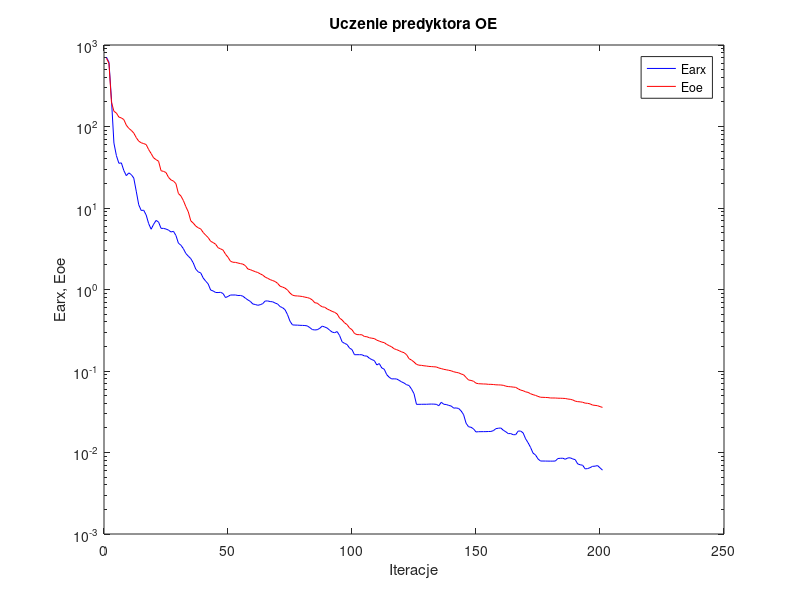
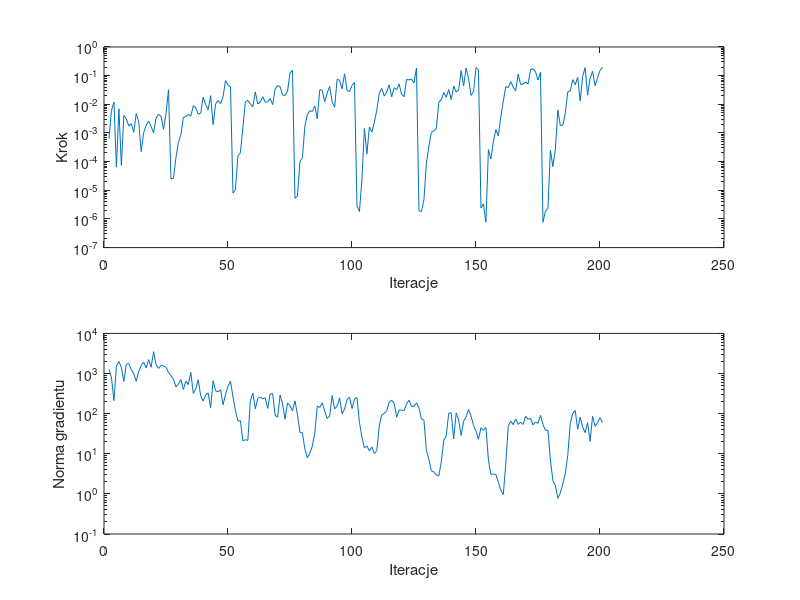

These figures' MATLAB source, in order:
%uczenie predyktora oe
clear all;
n=0; farx(n+1)=7.060737e+002; foe(n+1)=6.870841e+002; wspucz(n+1)=0.000000e+000; ng(n+1)=0.000000e+000;
%odnowa zmiennej metryki
n=1; farx(n+1)=6.151013e+002; foe(n+1)=5.942756e+002; krok(n+1)=6.277808e-004; ng(n+1)=1.272588e+003;
n=2; farx(n+1)=2.161939e+002; foe(n+1)=1.995129e+002; krok(n+1)=5.999763e-003; ng(n+1)=8.047944e+002;
n=3; farx(n+1)=6.255865e+001; foe(n+1)=1.538625e+002; krok(n+1)=1.193441e-002; ng(n+1)=2.123785e+002;
n=4; farx(n+1)=4.393634e+001; foe(n+1)=1.461544e+002; krok(n+1)=6.408173e-005; ng(n+1)=1.528850e+003;
n=5; farx(n+1)=3.536328e+001; foe(n+1)=1.304361e+002; krok(n+1)=6.947618e-003; ng(n+1)=2.003055e+003;
n=6; farx(n+1)=3.578247e+001; foe(n+1)=1.274235e+002; krok(n+1)=7.403769e-005; ng(n+1)=1.415259e+003;
n=7; farx(n+1)=2.877562e+001; foe(n+1)=1.215757e+002; krok(n+1)=4.036613e-003; ng(n+1)=6.360252e+002;
n=8; farx(n+1)=2.494671e+001; foe(n+1)=1.037746e+002; krok(n+1)=3.096185e-003; ng(n+1)=1.710961e+003;
n=9; farx(n+1)=2.697654e+001; foe(n+1)=9.491896e+001; krok(n+1)=1.757317e-003; ng(n+1)=1.765546e+003;
n=10; farx(n+1)=2.568836e+001; foe(n+1)=8.962963e+001; krok(n+1)=2.090079e-003; ng(n+1)=1.255140e+003;
n=11; farx(n+1)=2.330996e+001; foe(n+1)=8.309956e+001; krok(n+1)=1.052624e-003; ng(n+1)=9.868493e+002;
n=12; farx(n+1)=1.608120e+001; foe(n+1)=7.310200e+001; krok(n+1)=4.756638e-003; ng(n+1)=6.430047e+002;
n=13; farx(n+1)=1.095883e+001; foe(n+1)=6.611667e+001; krok(n+1)=2.431442e-003; ng(n+1)=1.131900e+003;
n=14; farx(n+1)=9.326748e+000; foe(n+1)=6.314688e+001; krok(n+1)=2.247399e-004; ng(n+1)=1.587260e+003;
n=15; farx(n+1)=9.394998e+000; foe(n+1)=6.171192e+001; krok(n+1)=1.019412e-003; ng(n+1)=1.929457e+003;
n=16; farx(n+1)=8.203764e+000; foe(n+1)=6.007547e+001; krok(n+1)=1.863415e-003; ng(n+1)=1.382630e+003;
n=17; farx(n+1)=6.438398e+000; foe(n+1)=5.211916e+001; krok(n+1)=2.593399e-003; ng(n+1)=2.214651e+003;
n=18; farx(n+1)=5.488879e+000; foe(n+1)=4.662506e+001; krok(n+1)=1.713251e-003; ng(n+1)=1.427885e+003;
n=19; farx(n+1)=6.310002e+000; foe(n+1)=4.125677e+001; krok(n+1)=1.006932e-003; ng(n+1)=3.516677e+003;
n=20; farx(n+1)=7.043807e+000; foe(n+1)=3.920932e+001; krok(n+1)=3.334617e-003; ng(n+1)=1.653925e+003;
n=21; farx(n+1)=6.721179e+000; foe(n+1)=3.747192e+001; krok(n+1)=4.464102e-003; ng(n+1)=1.345151e+003;
n=22; farx(n+1)=5.629123e+000; foe(n+1)=2.866489e+001; krok(n+1)=3.830473e-003; ng(n+1)=1.586701e+003;
n=23; farx(n+1)=5.619765e+000; foe(n+1)=2.813494e+001; krok(n+1)=1.350179e-003; ng(n+1)=1.543732e+003;
n=24; farx(n+1)=5.519550e+000; foe(n+1)=2.725043e+001; krok(n+1)=4.633998e-003; ng(n+1)=1.439908e+003;
n=25; farx(n+1)=5.358955e+000; foe(n+1)=2.378809e+001; krok(n+1)=3.230408e-002; ng(n+1)=1.063213e+003;
%odnowa zmiennej metryki
n=26; farx(n+1)=5.079419e+000; foe(n+1)=2.212472e+001; krok(n+1)=2.509886e-005; ng(n+1)=8.834097e+002;
n=27; farx(n+1)=5.177262e+000; foe(n+1)=2.141443e+001; krok(n+1)=2.605170e-005; ng(n+1)=7.239235e+002;
n=28; farx(n+1)=4.603312e+000; foe(n+1)=1.989940e+001; krok(n+1)=1.366331e-004; ng(n+1)=4.648749e+002;
n=29; farx(n+1)=3.704136e+000; foe(n+1)=1.505808e+001; krok(n+1)=4.674935e-004; ng(n+1)=5.393550e+002;
n=30; farx(n+1)=3.496199e+000; foe(n+1)=1.405338e+001; krok(n+1)=8.759836e-004; ng(n+1)=7.081411e+002;
n=31; farx(n+1)=3.171304e+000; foe(n+1)=1.236345e+001; krok(n+1)=3.475168e-003; ng(n+1)=4.006543e+002;
n=32; farx(n+1)=2.766719e+000; foe(n+1)=1.039577e+001; krok(n+1)=3.765398e-003; ng(n+1)=6.438273e+002;
n=33; farx(n+1)=2.563722e+000; foe(n+1)=8.948165e+000; krok(n+1)=4.464102e-003; ng(n+1)=5.290296e+002;
n=34; farx(n+1)=2.391884e+000; foe(n+1)=6.954571e+000; krok(n+1)=3.840117e-003; ng(n+1)=1.065928e+003;
n=35; farx(n+1)=2.117713e+000; foe(n+1)=6.527035e+000; krok(n+1)=8.891335e-003; ng(n+1)=3.202157e+002;
n=36; farx(n+1)=1.779431e+000; foe(n+1)=5.999354e+000; krok(n+1)=7.632150e-003; ng(n+1)=4.133388e+002;
n=37; farx(n+1)=1.645275e+000; foe(n+1)=5.717830e+000; krok(n+1)=4.494346e-003; ng(n+1)=7.007676e+002;
n=38; farx(n+1)=1.598618e+000; foe(n+1)=5.536497e+000; krok(n+1)=4.947325e-003; ng(n+1)=2.739581e+002;
n=39; farx(n+1)=1.384231e+000; foe(n+1)=5.007400e+000; krok(n+1)=1.779884e-002; ng(n+1)=2.063647e+002;
n=40; farx(n+1)=1.266673e+000; foe(n+1)=4.642252e+000; krok(n+1)=9.677825e-003; ng(n+1)=2.911086e+002;
n=41; farx(n+1)=1.170790e+000; foe(n+1)=4.340070e+000; krok(n+1)=6.543079e-003; ng(n+1)=3.280349e+002;
n=42; farx(n+1)=9.852959e-001; foe(n+1)=3.903855e+000; krok(n+1)=1.991120e-002; ng(n+1)=1.402061e+002;
n=43; farx(n+1)=9.600120e-001; foe(n+1)=3.767971e+000; krok(n+1)=1.940336e-003; ng(n+1)=6.596135e+002;
n=44; farx(n+1)=9.191509e-001; foe(n+1)=3.594869e+000; krok(n+1)=1.038769e-002; ng(n+1)=3.704874e+002;
n=45; farx(n+1)=9.175384e-001; foe(n+1)=3.255998e+000; krok(n+1)=1.360507e-002; ng(n+1)=3.522170e+002;
n=46; farx(n+1)=9.235865e-001; foe(n+1)=3.152763e+000; krok(n+1)=1.053841e-002; ng(n+1)=3.918812e+002;
n=47; farx(n+1)=8.931000e-001; foe(n+1)=3.046154e+000; krok(n+1)=1.829287e-002; ng(n+1)=1.661938e+002;
n=48; farx(n+1)=7.967025e-001; foe(n+1)=2.710295e+000; krok(n+1)=6.688253e-002; ng(n+1)=2.988325e+002;
n=49; farx(n+1)=8.216525e-001; foe(n+1)=2.486567e+000; krok(n+1)=4.739825e-002; ng(n+1)=4.751957e+002;
n=50; farx(n+1)=8.557011e-001; foe(n+1)=2.221836e+000; krok(n+1)=4.069805e-002; ng(n+1)=6.506968e+002;
%odnowa zmiennej metryki
n=51; farx(n+1)=8.558184e-001; foe(n+1)=2.159266e+000; krok(n+1)=7.895680e-006; ng(n+1)=2.624624e+002;
n=52; farx(n+1)=8.568072e-001; foe(n+1)=2.152464e+000; krok(n+1)=1.061240e-005; ng(n+1)=1.205491e+002;
n=53; farx(n+1)=8.441474e-001; foe(n+1)=2.113361e+000; krok(n+1)=1.616776e-004; ng(n+1)=6.581981e+001;
n=54; farx(n+1)=8.458157e-001; foe(n+1)=2.078949e+000; krok(n+1)=2.039564e-004; ng(n+1)=6.659944e+001;
n=55; farx(n+1)=8.276460e-001; foe(n+1)=2.046628e+000; krok(n+1)=1.564230e-003; ng(n+1)=2.109274e+001;
n=56; farx(n+1)=7.832856e-001; foe(n+1)=1.962589e+000; krok(n+1)=1.219985e-002; ng(n+1)=2.243895e+001;
n=57; farx(n+1)=7.450840e-001; foe(n+1)=1.785072e+000; krok(n+1)=1.378623e-002; ng(n+1)=2.150074e+001;
n=58; farx(n+1)=7.144803e-001; foe(n+1)=1.752173e+000; krok(n+1)=1.048565e-002; ng(n+1)=2.081077e+002;
n=59; farx(n+1)=6.641752e-001; foe(n+1)=1.700528e+000; krok(n+1)=8.180929e-003; ng(n+1)=3.267091e+002;
n=60; farx(n+1)=6.548448e-001; foe(n+1)=1.654879e+000; krok(n+1)=2.720095e-002; ng(n+1)=1.321626e+002;
n=61; farx(n+1)=6.401082e-001; foe(n+1)=1.615903e+000; krok(n+1)=1.023953e-002; ng(n+1)=2.399055e+002;
n=62; farx(n+1)=6.510744e-001; foe(n+1)=1.557089e+000; krok(n+1)=1.210728e-002; ng(n+1)=2.588881e+002;
n=63; farx(n+1)=6.708131e-001; foe(n+1)=1.502044e+000; krok(n+1)=1.851676e-002; ng(n+1)=2.349602e+002;
n=64; farx(n+1)=7.227265e-001; foe(n+1)=1.418873e+000; krok(n+1)=1.193441e-002; ng(n+1)=2.477122e+002;
n=65; farx(n+1)=7.238914e-001; foe(n+1)=1.371616e+000; krok(n+1)=1.204622e-002; ng(n+1)=1.350447e+002;
n=66; farx(n+1)=7.112289e-001; foe(n+1)=1.322499e+000; krok(n+1)=1.575380e-002; ng(n+1)=3.093766e+002;
n=67; farx(n+1)=7.065879e-001; foe(n+1)=1.287446e+000; krok(n+1)=9.832841e-003; ng(n+1)=3.128863e+002;
n=68; farx(n+1)=6.822723e-001; foe(n+1)=1.253459e+000; krok(n+1)=3.387226e-002; ng(n+1)=9.175339e+001;
n=69; farx(n+1)=6.642448e-001; foe(n+1)=1.189686e+000; krok(n+1)=4.568872e-002; ng(n+1)=8.120171e+001;
n=70; farx(n+1)=6.172464e-001; foe(n+1)=1.097533e+000; krok(n+1)=4.134280e-002; ng(n+1)=2.919402e+002;
n=71; farx(n+1)=5.985240e-001; foe(n+1)=1.071411e+000; krok(n+1)=2.118041e-002; ng(n+1)=1.745131e+002;
n=72; farx(n+1)=5.648978e-001; foe(n+1)=1.039518e+000; krok(n+1)=2.034902e-002; ng(n+1)=7.261719e+001;
n=73; farx(n+1)=4.915900e-001; foe(n+1)=9.846766e-001; krok(n+1)=2.835564e-002; ng(n+1)=1.848709e+002;
n=74; farx(n+1)=4.078575e-001; foe(n+1)=9.042725e-001; krok(n+1)=1.247419e-001; ng(n+1)=1.581685e+002;
n=75; farx(n+1)=3.677336e-001; foe(n+1)=8.525762e-001; krok(n+1)=1.541897e-001; ng(n+1)=1.173257e+002;
%odnowa zmiennej metryki
n=76; farx(n+1)=3.660590e-001; foe(n+1)=8.364792e-001; krok(n+1)=5.250665e-006; ng(n+1)=2.082689e+002;
n=77; farx(n+1)=3.653407e-001; foe(n+1)=8.334153e-001; krok(n+1)=6.176249e-006; ng(n+1)=9.549528e+001;
n=78; farx(n+1)=3.635889e-001; foe(n+1)=8.279525e-001; krok(n+1)=1.001480e-004; ng(n+1)=3.426318e+001;
n=79; farx(n+1)=3.626891e-001; foe(n+1)=8.203792e-001; krok(n+1)=1.367364e-004; ng(n+1)=3.321580e+001;
n=80; farx(n+1)=3.612639e-001; foe(n+1)=8.057463e-001; krok(n+1)=1.736904e-003; ng(n+1)=1.291731e+001;
n=81; farx(n+1)=3.573986e-001; foe(n+1)=7.963845e-001; krok(n+1)=4.315901e-003; ng(n+1)=7.919944e+000;
n=82; farx(n+1)=3.405253e-001; foe(n+1)=7.774643e-001; krok(n+1)=5.980899e-003; ng(n+1)=1.038908e+001;
n=83; farx(n+1)=3.224039e-001; foe(n+1)=7.441759e-001; krok(n+1)=5.608324e-003; ng(n+1)=1.533108e+001;
n=84; farx(n+1)=3.187340e-001; foe(n+1)=6.875804e-001; krok(n+1)=8.751130e-003; ng(n+1)=3.343514e+001;
n=85; farx(n+1)=3.212617e-001; foe(n+1)=6.799919e-001; krok(n+1)=3.141811e-003; ng(n+1)=1.562278e+002;
n=86; farx(n+1)=3.339799e-001; foe(n+1)=6.404749e-001; krok(n+1)=3.234070e-002; ng(n+1)=1.414540e+002;
n=87; farx(n+1)=3.557655e-001; foe(n+1)=6.129302e-001; krok(n+1)=3.081734e-002; ng(n+1)=1.872813e+002;
n=88; farx(n+1)=3.463357e-001; foe(n+1)=6.058029e-001; krok(n+1)=1.238474e-002; ng(n+1)=1.151600e+002;
n=89; farx(n+1)=3.366884e-001; foe(n+1)=5.770760e-001; krok(n+1)=2.477353e-002; ng(n+1)=7.580833e+001;
n=90; farx(n+1)=3.166462e-001; foe(n+1)=5.578170e-001; krok(n+1)=4.254539e-002; ng(n+1)=8.733904e+001;
n=91; farx(n+1)=3.002094e-001; foe(n+1)=5.392057e-001; krok(n+1)=1.209242e-002; ng(n+1)=2.826360e+002;
n=92; farx(n+1)=2.950116e-001; foe(n+1)=5.242148e-001; krok(n+1)=7.883344e-003; ng(n+1)=1.312170e+002;
n=93; farx(n+1)=3.045529e-001; foe(n+1)=5.014695e-001; krok(n+1)=7.445763e-002; ng(n+1)=1.545664e+002;
n=94; farx(n+1)=2.724069e-001; foe(n+1)=4.458428e-001; krok(n+1)=6.907323e-002; ng(n+1)=2.467306e+002;
n=95; farx(n+1)=2.282771e-001; foe(n+1)=4.229140e-001; krok(n+1)=3.468850e-002; ng(n+1)=9.879989e+001;
n=96; farx(n+1)=2.181891e-001; foe(n+1)=3.896846e-001; krok(n+1)=1.160291e-001; ng(n+1)=1.292428e+002;
n=97; farx(n+1)=2.115510e-001; foe(n+1)=3.712894e-001; krok(n+1)=3.045281e-002; ng(n+1)=2.217844e+002;
n=98; farx(n+1)=1.910985e-001; foe(n+1)=3.371662e-001; krok(n+1)=2.779047e-002; ng(n+1)=2.573394e+002;
n=99; farx(n+1)=1.830869e-001; foe(n+1)=3.211112e-001; krok(n+1)=4.544795e-002; ng(n+1)=1.339678e+002;
n=100; farx(n+1)=1.583951e-001; foe(n+1)=2.889424e-001; krok(n+1)=5.801457e-002; ng(n+1)=2.308739e+002;
%odnowa zmiennej metryki
n=101; farx(n+1)=1.585086e-001; foe(n+1)=2.796789e-001; krok(n+1)=2.926265e-006; ng(n+1)=2.515250e+002;
n=102; farx(n+1)=1.585431e-001; foe(n+1)=2.790935e-001; krok(n+1)=1.814744e-006; ng(n+1)=6.052812e+001;
n=103; farx(n+1)=1.582929e-001; foe(n+1)=2.782516e-001; krok(n+1)=2.443486e-005; ng(n+1)=2.630172e+001;
n=104; farx(n+1)=1.532027e-001; foe(n+1)=2.649701e-001; krok(n+1)=1.415702e-003; ng(n+1)=1.392150e+001;
n=105; farx(n+1)=1.523961e-001; foe(n+1)=2.632633e-001; krok(n+1)=1.851494e-004; ng(n+1)=1.576461e+001;
n=106; farx(n+1)=1.434588e-001; foe(n+1)=2.558973e-001; krok(n+1)=1.620122e-003; ng(n+1)=1.178034e+001;
n=107; farx(n+1)=1.379120e-001; foe(n+1)=2.525128e-001; krok(n+1)=1.084015e-003; ng(n+1)=1.469721e+001;
n=108; farx(n+1)=1.342569e-001; foe(n+1)=2.500094e-001; krok(n+1)=2.346492e-003; ng(n+1)=1.014394e+001;
n=109; farx(n+1)=1.185860e-001; foe(n+1)=2.388758e-001; krok(n+1)=6.227174e-003; ng(n+1)=1.198494e+001;
n=110; farx(n+1)=1.233934e-001; foe(n+1)=2.328204e-001; krok(n+1)=2.439969e-002; ng(n+1)=4.908644e+001;
n=111; farx(n+1)=1.090322e-001; foe(n+1)=2.264303e-001; krok(n+1)=3.586741e-002; ng(n+1)=9.463141e+001;
n=112; farx(n+1)=1.051836e-001; foe(n+1)=2.229897e-001; krok(n+1)=1.956815e-002; ng(n+1)=1.005433e+002;
n=113; farx(n+1)=9.021306e-002; foe(n+1)=2.118131e-001; krok(n+1)=2.672451e-002; ng(n+1)=1.178651e+002;
n=114; farx(n+1)=8.374158e-002; foe(n+1)=2.047376e-001; krok(n+1)=4.774286e-002; ng(n+1)=1.961192e+002;
n=115; farx(n+1)=7.999159e-002; foe(n+1)=1.976568e-001; krok(n+1)=1.825465e-002; ng(n+1)=2.136177e+002;
n=116; farx(n+1)=8.014948e-002; foe(n+1)=1.873964e-001; krok(n+1)=3.809184e-002; ng(n+1)=1.826541e+002;
n=117; farx(n+1)=7.982623e-002; foe(n+1)=1.828613e-001; krok(n+1)=3.221469e-002; ng(n+1)=8.137038e+001;
n=118; farx(n+1)=7.680869e-002; foe(n+1)=1.774441e-001; krok(n+1)=5.127576e-002; ng(n+1)=1.243830e+002;
n=119; farx(n+1)=7.355262e-002; foe(n+1)=1.717334e-001; krok(n+1)=2.219272e-002; ng(n+1)=1.218951e+002;
n=120; farx(n+1)=7.117967e-002; foe(n+1)=1.677677e-001; krok(n+1)=1.842644e-002; ng(n+1)=1.181264e+002;
n=121; farx(n+1)=6.782801e-002; foe(n+1)=1.585246e-001; krok(n+1)=7.302728e-002; ng(n+1)=1.729610e+002;
n=122; farx(n+1)=6.643450e-002; foe(n+1)=1.416544e-001; krok(n+1)=7.143431e-002; ng(n+1)=2.163946e+002;
n=123; farx(n+1)=5.995824e-002; foe(n+1)=1.362244e-001; krok(n+1)=7.487116e-002; ng(n+1)=1.503998e+002;
n=124; farx(n+1)=5.271833e-002; foe(n+1)=1.288865e-001; krok(n+1)=5.598693e-002; ng(n+1)=1.525659e+002;
n=125; farx(n+1)=3.896168e-002; foe(n+1)=1.206473e-001; krok(n+1)=1.845727e-001; ng(n+1)=1.854451e+002;
%odnowa zmiennej metryki
n=126; farx(n+1)=3.901922e-002; foe(n+1)=1.178220e-001; krok(n+1)=1.918938e-006; ng(n+1)=1.400404e+002;
n=127; farx(n+1)=3.904284e-002; foe(n+1)=1.173246e-001; krok(n+1)=1.829040e-006; ng(n+1)=7.358735e+001;
n=128; farx(n+1)=3.909417e-002; foe(n+1)=1.158775e-001; krok(n+1)=4.612993e-006; ng(n+1)=6.883515e+001;
n=129; farx(n+1)=3.905960e-002; foe(n+1)=1.150857e-001; krok(n+1)=8.799071e-005; ng(n+1)=1.211506e+001;
n=130; farx(n+1)=3.921901e-002; foe(n+1)=1.138445e-001; krok(n+1)=3.473499e-004; ng(n+1)=7.290417e+000;
n=131; farx(n+1)=3.929378e-002; foe(n+1)=1.133076e-001; krok(n+1)=1.050273e-003; ng(n+1)=3.790220e+000;
n=132; farx(n+1)=3.923936e-002; foe(n+1)=1.126310e-001; krok(n+1)=1.168070e-003; ng(n+1)=3.505093e+000;
n=133; farx(n+1)=3.900342e-002; foe(n+1)=1.120997e-001; krok(n+1)=1.427772e-003; ng(n+1)=2.981221e+000;
n=134; farx(n+1)=3.750029e-002; foe(n+1)=1.088730e-001; krok(n+1)=1.165868e-002; ng(n+1)=2.800750e+000;
n=135; farx(n+1)=4.134718e-002; foe(n+1)=1.070507e-001; krok(n+1)=1.473291e-002; ng(n+1)=6.315605e+000;
n=136; farx(n+1)=3.905903e-002; foe(n+1)=1.048376e-001; krok(n+1)=2.580064e-002; ng(n+1)=2.176173e+001;
n=137; farx(n+1)=3.880277e-002; foe(n+1)=1.035402e-001; krok(n+1)=1.763378e-002; ng(n+1)=2.793596e+001;
n=138; farx(n+1)=3.784050e-002; foe(n+1)=1.020407e-001; krok(n+1)=3.300845e-002; ng(n+1)=1.027447e+002;
n=139; farx(n+1)=3.718426e-002; foe(n+1)=1.005565e-001; krok(n+1)=1.464382e-002; ng(n+1)=1.053670e+002;
n=140; farx(n+1)=3.504338e-002; foe(n+1)=9.790497e-002; krok(n+1)=4.312599e-002; ng(n+1)=2.346776e+001;
n=141; farx(n+1)=3.523152e-002; foe(n+1)=9.626638e-002; krok(n+1)=2.690904e-002; ng(n+1)=1.041483e+002;
n=142; farx(n+1)=3.469171e-002; foe(n+1)=9.495111e-002; krok(n+1)=3.134015e-002; ng(n+1)=6.934756e+001;
n=143; farx(n+1)=3.237654e-002; foe(n+1)=9.199033e-002; krok(n+1)=1.492217e-001; ng(n+1)=2.860521e+001;
n=144; farx(n+1)=2.910444e-002; foe(n+1)=8.990640e-002; krok(n+1)=4.382471e-002; ng(n+1)=6.502349e+001;
n=145; farx(n+1)=2.286349e-002; foe(n+1)=8.334756e-002; krok(n+1)=1.865214e-001; ng(n+1)=8.217743e+001;
n=146; farx(n+1)=2.069178e-002; foe(n+1)=7.756942e-002; krok(n+1)=7.795080e-002; ng(n+1)=1.266715e+002;
n=147; farx(n+1)=2.039615e-002; foe(n+1)=7.662175e-002; krok(n+1)=2.024365e-002; ng(n+1)=8.813902e+001;
n=148; farx(n+1)=1.949792e-002; foe(n+1)=7.487186e-002; krok(n+1)=2.727319e-002; ng(n+1)=5.078393e+001;
n=149; farx(n+1)=1.787099e-002; foe(n+1)=7.092884e-002; krok(n+1)=1.909506e-001; ng(n+1)=3.644767e+001;
n=150; farx(n+1)=1.800027e-002; foe(n+1)=6.985377e-002; krok(n+1)=1.580662e-001; ng(n+1)=2.299907e+001;
%odnowa zmiennej metryki
n=151; farx(n+1)=1.801271e-002; foe(n+1)=6.959077e-002; krok(n+1)=2.380066e-006; ng(n+1)=4.462250e+001;
n=152; farx(n+1)=1.803139e-002; foe(n+1)=6.932398e-002; krok(n+1)=3.366585e-006; ng(n+1)=3.837161e+001;
n=153; farx(n+1)=1.803567e-002; foe(n+1)=6.921185e-002; krok(n+1)=7.699496e-007; ng(n+1)=4.504790e+001;
n=154; farx(n+1)=1.809463e-002; foe(n+1)=6.864492e-002; krok(n+1)=2.638405e-004; ng(n+1)=7.044238e+000;
n=155; farx(n+1)=1.813313e-002; foe(n+1)=6.858822e-002; krok(n+1)=1.228120e-004; ng(n+1)=3.080793e+000;
n=156; farx(n+1)=1.853358e-002; foe(n+1)=6.828129e-002; krok(n+1)=5.067685e-004; ng(n+1)=3.117148e+000;
n=157; farx(n+1)=1.960026e-002; foe(n+1)=6.770221e-002; krok(n+1)=1.310706e-003; ng(n+1)=3.044187e+000;
n=158; farx(n+1)=1.985124e-002; foe(n+1)=6.754876e-002; krok(n+1)=7.821151e-004; ng(n+1)=1.958964e+000;
n=159; farx(n+1)=1.999921e-002; foe(n+1)=6.735259e-002; krok(n+1)=3.621201e-003; ng(n+1)=1.243285e+000;
n=160; farx(n+1)=1.875129e-002; foe(n+1)=6.674123e-002; krok(n+1)=1.290032e-002; ng(n+1)=9.617721e-001;
n=161; farx(n+1)=1.798161e-002; foe(n+1)=6.520812e-002; krok(n+1)=4.171530e-002; ng(n+1)=5.565014e+000;
n=162; farx(n+1)=1.705488e-002; foe(n+1)=6.440807e-002; krok(n+1)=3.794480e-002; ng(n+1)=4.848149e+001;
n=163; farx(n+1)=1.707037e-002; foe(n+1)=6.403000e-002; krok(n+1)=6.189726e-002; ng(n+1)=6.536089e+001;
n=164; farx(n+1)=1.652936e-002; foe(n+1)=6.348082e-002; krok(n+1)=3.962827e-002; ng(n+1)=5.309717e+001;
n=165; farx(n+1)=1.654442e-002; foe(n+1)=6.302936e-002; krok(n+1)=2.946581e-002; ng(n+1)=7.390046e+001;
n=166; farx(n+1)=1.831974e-002; foe(n+1)=6.047742e-002; krok(n+1)=1.134226e-001; ng(n+1)=5.376709e+001;
n=167; farx(n+1)=1.832996e-002; foe(n+1)=5.830625e-002; krok(n+1)=4.880471e-002; ng(n+1)=6.151888e+001;
n=168; farx(n+1)=1.740069e-002; foe(n+1)=5.730114e-002; krok(n+1)=5.138140e-002; ng(n+1)=5.397826e+001;
n=169; farx(n+1)=1.473294e-002; foe(n+1)=5.546632e-002; krok(n+1)=6.073322e-002; ng(n+1)=8.600720e+001;
n=170; farx(n+1)=1.317931e-002; foe(n+1)=5.465625e-002; krok(n+1)=5.112424e-002; ng(n+1)=7.262004e+001;
n=171; farx(n+1)=1.153860e-002; foe(n+1)=5.261670e-002; krok(n+1)=1.631115e-001; ng(n+1)=7.587205e+001;
n=172; farx(n+1)=9.833509e-003; foe(n+1)=5.123006e-002; krok(n+1)=1.746541e-001; ng(n+1)=5.249645e+001;
n=173; farx(n+1)=9.326348e-003; foe(n+1)=5.018200e-002; krok(n+1)=1.362644e-001; ng(n+1)=6.203740e+001;
n=174; farx(n+1)=8.347626e-003; foe(n+1)=4.881309e-002; krok(n+1)=6.995615e-002; ng(n+1)=5.712431e+001;
n=175; farx(n+1)=7.864582e-003; foe(n+1)=4.764041e-002; krok(n+1)=1.297775e-001; ng(n+1)=9.052850e+001;
%odnowa zmiennej metryki
n=176; farx(n+1)=7.859897e-003; foe(n+1)=4.752881e-002; krok(n+1)=7.684967e-007; ng(n+1)=5.401832e+001;
n=177; farx(n+1)=7.852162e-003; foe(n+1)=4.736215e-002; krok(n+1)=1.880098e-006; ng(n+1)=3.821303e+001;
n=178; farx(n+1)=7.842283e-003; foe(n+1)=4.720195e-002; krok(n+1)=2.320674e-006; ng(n+1)=3.876887e+001;
n=179; farx(n+1)=7.834770e-003; foe(n+1)=4.667498e-002; krok(n+1)=2.533843e-004; ng(n+1)=6.990370e+000;
n=180; farx(n+1)=7.838535e-003; foe(n+1)=4.665586e-002; krok(n+1)=6.653535e-005; ng(n+1)=2.140644e+000;
n=181; farx(n+1)=7.861925e-003; foe(n+1)=4.661879e-002; krok(n+1)=2.710039e-004; ng(n+1)=1.633524e+000;
n=182; farx(n+1)=8.435674e-003; foe(n+1)=4.638168e-002; krok(n+1)=6.353015e-003; ng(n+1)=7.730831e-001;
n=183; farx(n+1)=8.488352e-003; foe(n+1)=4.631905e-002; krok(n+1)=1.810600e-003; ng(n+1)=1.050322e+000;
n=184; farx(n+1)=8.515304e-003; foe(n+1)=4.619216e-002; krok(n+1)=1.869974e-003; ng(n+1)=1.772573e+000;
n=185; farx(n+1)=8.260082e-003; foe(n+1)=4.599729e-002; krok(n+1)=4.896932e-003; ng(n+1)=3.186451e+000;
n=186; farx(n+1)=8.577978e-003; foe(n+1)=4.532379e-002; krok(n+1)=2.727640e-002; ng(n+1)=9.148589e+000;
n=187; farx(n+1)=8.606687e-003; foe(n+1)=4.495415e-002; krok(n+1)=2.896961e-002; ng(n+1)=5.751569e+001;
n=188; farx(n+1)=8.338284e-003; foe(n+1)=4.418008e-002; krok(n+1)=7.262643e-002; ng(n+1)=1.010786e+002;
n=189; farx(n+1)=8.173481e-003; foe(n+1)=4.269401e-002; krok(n+1)=4.784719e-002; ng(n+1)=1.194109e+002;
n=190; farx(n+1)=7.246195e-003; foe(n+1)=4.207923e-002; krok(n+1)=8.693674e-002; ng(n+1)=4.091571e+001;
n=191; farx(n+1)=7.072881e-003; foe(n+1)=4.182844e-002; krok(n+1)=1.301252e-002; ng(n+1)=8.133777e+001;
n=192; farx(n+1)=6.978964e-003; foe(n+1)=4.135750e-002; krok(n+1)=9.363811e-002; ng(n+1)=4.662583e+001;
n=193; farx(n+1)=6.299830e-003; foe(n+1)=4.035641e-002; krok(n+1)=1.914311e-001; ng(n+1)=3.352117e+001;
n=194; farx(n+1)=6.346789e-003; foe(n+1)=4.013845e-002; krok(n+1)=2.077539e-002; ng(n+1)=5.957301e+001;
n=195; farx(n+1)=6.517043e-003; foe(n+1)=3.949785e-002; krok(n+1)=7.882375e-002; ng(n+1)=2.041932e+001;
n=196; farx(n+1)=6.765869e-003; foe(n+1)=3.821416e-002; krok(n+1)=1.410702e-001; ng(n+1)=8.603718e+001;
n=197; farx(n+1)=6.795699e-003; foe(n+1)=3.786482e-002; krok(n+1)=4.486659e-002; ng(n+1)=4.838476e+001;
n=198; farx(n+1)=6.913423e-003; foe(n+1)=3.753090e-002; krok(n+1)=8.277891e-002; ng(n+1)=5.920524e+001;
n=199; farx(n+1)=6.492377e-003; foe(n+1)=3.658442e-002; krok(n+1)=1.526783e-001; ng(n+1)=7.918118e+001;
n=200; farx(n+1)=6.074644e-003; foe(n+1)=3.575919e-002; krok(n+1)=1.945981e-001; ng(n+1)=5.997576e+001;

figure; semilogy(farx,'b'); hold on; semilogy(foe,'r'); xlabel('Iteracje'); ylabel('Earx, Eoe'); legend('Earx','Eoe'); title('Uczenie predyktora OE');
figure; subplot(2,1,1); semilogy(krok); xlabel('Iteracje'); ylabel('Krok');
subplot(2,1,2); semilogy(ng); xlabel('Iteracje'); ylabel('Norma gradientu');
Earx=farx(n+1)
Eoe=foe(n+1)
